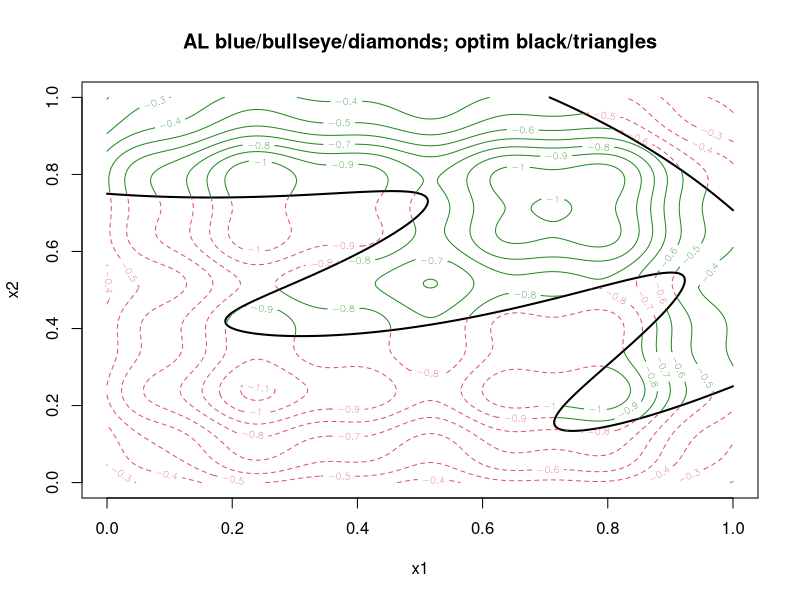

R code for this plot: (Note: this script raises an error after producing the figure.)
## augmenting the example in ?optim.auglag, here is a
## a variation with an unknown objective, where the objective
## is taken from other laGP examples, see e.g., ?laGP

## since the demo is stochastic, we suggest re-running it 
## several times to get a sense of typical behavior, especially
## with regards to comparing the statistical surrogate model
## performance (optim.auglag) with a traditional AL approach
## via optim


## set bounding rectangle for adaptive sampling
B <- matrix(c(rep(0,2),rep(1,2)),ncol=2)

## objective function
f2d <- function(x, y=NULL)
  {
    if(is.null(y)) {
      if(!is.matrix(x)) x <- matrix(x, ncol=2)
        y <- x[,2]; x <- x[,1]
    }
    g <- function(z)
        return(exp(-(z-1)^2) + exp(-0.8*(z+1)^2) - 0.05*sin(8*(z+0.1)))
    z <- -g(x)*g(y)
    return(z)
  }

## new full objective-constraints function modified to use f2d
aimprob2 <- function(X, known.only = FALSE)
{
  if(is.null(nrow(X))) X <- matrix(X, nrow=1)
  if(known.only) stop("no outputs are treated as known")
  f <- f2d(4*(X-0.5))
  c1 <- 1.5 - X[,1] - 2*X[,2] - 0.5*sin(2*pi*(X[,1]^2 - 2*X[,2]))
  c2 <- rowSums(X^2)-1.5
  return(list(obj=f, c=cbind(c1,c2)))
}

## for visualization
x <- seq(0,1, length=200)
X <- expand.grid(x, x)
out <- aimprob2(as.matrix(X))
fv <- out$obj
fv[out$c[,1] > 0 | out$c[,2] > 0] <- NA
fi <- out$obj
fi[!(out$c[,1] > 0 | out$c[,2] > 0)] <- NA
plot(0, 0, type="n", xlim=B[1,], ylim=B[2,], xlab="x1", ylab="x2",
  main="AL blue/bullseye/diamonds; optim black/triangles")
contour(x, x, matrix(out$c[,1], ncol=length(x)), nlevels=1, levels=0, 
  drawlabels=FALSE, add=TRUE, lwd=2)
contour(x, x, matrix(out$c[,2], ncol=length(x)), nlevels=1, levels=0, 
  drawlabels=FALSE, add=TRUE, lwd=2)
contour(x, x, matrix(fv, ncol=length(x)), nlevels=10, add=TRUE, col="forestgreen")
contour(x, x, matrix(fi, ncol=length(x)), nlevels=13, add=TRUE, col=2, lty=2)

## optimize under constraints
out2 <- optim.auglag(aimprob2, B, fhat=TRUE, ab=c(3/2,8), start=20, end=100)

## put the answer found on the plot
v <- apply(out2$C, 1, function(x) { all(x <= 0) })
X <- out2$X[v,]
obj <- out2$obj[v]
xbest <- X[which.min(obj),]
points(xbest[1], xbest[2], pch=10, col="blue", cex=1.5)

## Optionally, wrap up by drilling down with a standard AL approach

## augmented Lagrangian objective function
aimprob2.AL <- function(x, B, lambda, rho)
{
  if(any(x < B[,1]) | any(x > B[,2])) return(Inf)
  fc <- aimprob2(x)
  al <- fc$obj + lambda %*% drop(fc$c) + rep(1/(2*rho), 2) %*% pmax(0, drop(fc$c))^2
  return(al) 
}

## loop over AL updates until a valid solution is found
lambda <- out2$lambda[nrow(out2$lambda),]; rho <- out2$rho[length(out2$rho)]
while(1) {
    o <- optim(xbest, aimprob2.AL, control=list(maxit=15),
      B=B, lambda=lambda, rho=rho)
    fc <- aimprob2(o$par)
    points(o$par[1], o$par[2], pch=18, col="blue")
    segments(xbest[1], xbest[2], o$par[1], o$par[2])
    if(all(fc$c <= 0)) { break
    } else {
      lambda <- pmax(0, lambda + (1/rho)*fc$c)
      rho <- rho/2
      xbest <- o$par
    }
  }


## finally, lets see how this compares to a standard AL
## approach initialized randomly, and randomly restarted
## until a total budget is met

lambda <- rep(0,2)
rho <- 1/2
xbest <- runif(2)

for(i in 1:6) {
  o <- optim(xbest, aimprob2.AL, control=list(maxit=18),
    B=B, lambda=lambda, rho=rho)
  fc <- aimprob2(o$par)
  points(o$par[1], o$par[2], pch=17)
  segments(xbest[1], xbest[2], o$par[1], o$par[2])

  ## possibly restart
  if(all(fc$c <= 0) && all(xbest == o$par)) {
     xbest <- runif(2); lambda <- rep(0,2); rho <- 1/2
  } else {
    lambda <- pmax(0, lambda + (1/rho)*fc$c)
    if(any(fc$c > 0)) rho <- rho/2
    xbest <- o$par
  }
}
